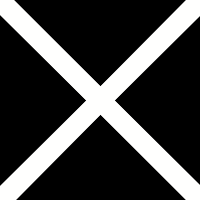
Frame 1 (no input)
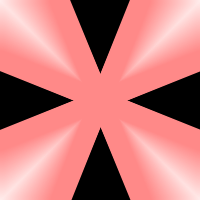
Frame 60 (the mouse pressed at the canvas centre just before this capture)
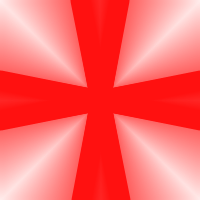
Frame 120 (the mouse held since frame 60 and released just before this capture)

The Processing sketch that drew these frames (run headless with seeded random() and noise(); from frame 60 on, the mouse is pressed at the canvas centre):

// Processing sketch: processing_79851
// ── processing_79851.pde


void setup() {
size(200, 200);
background(0);
frameRate(100);
}
int a = 0;
int b=200;
int g=255;
void draw(){
  noStroke();
  strokeWeight(20);
  stroke(255,g--,g--);
  line(a++,0,b--,200);
  line(0,a,200,b);
  line(0,b,200,a);
  line(b,0,a,200);
  if(b<0){
    g=255;
    a=0;
    b=200;
}
}
